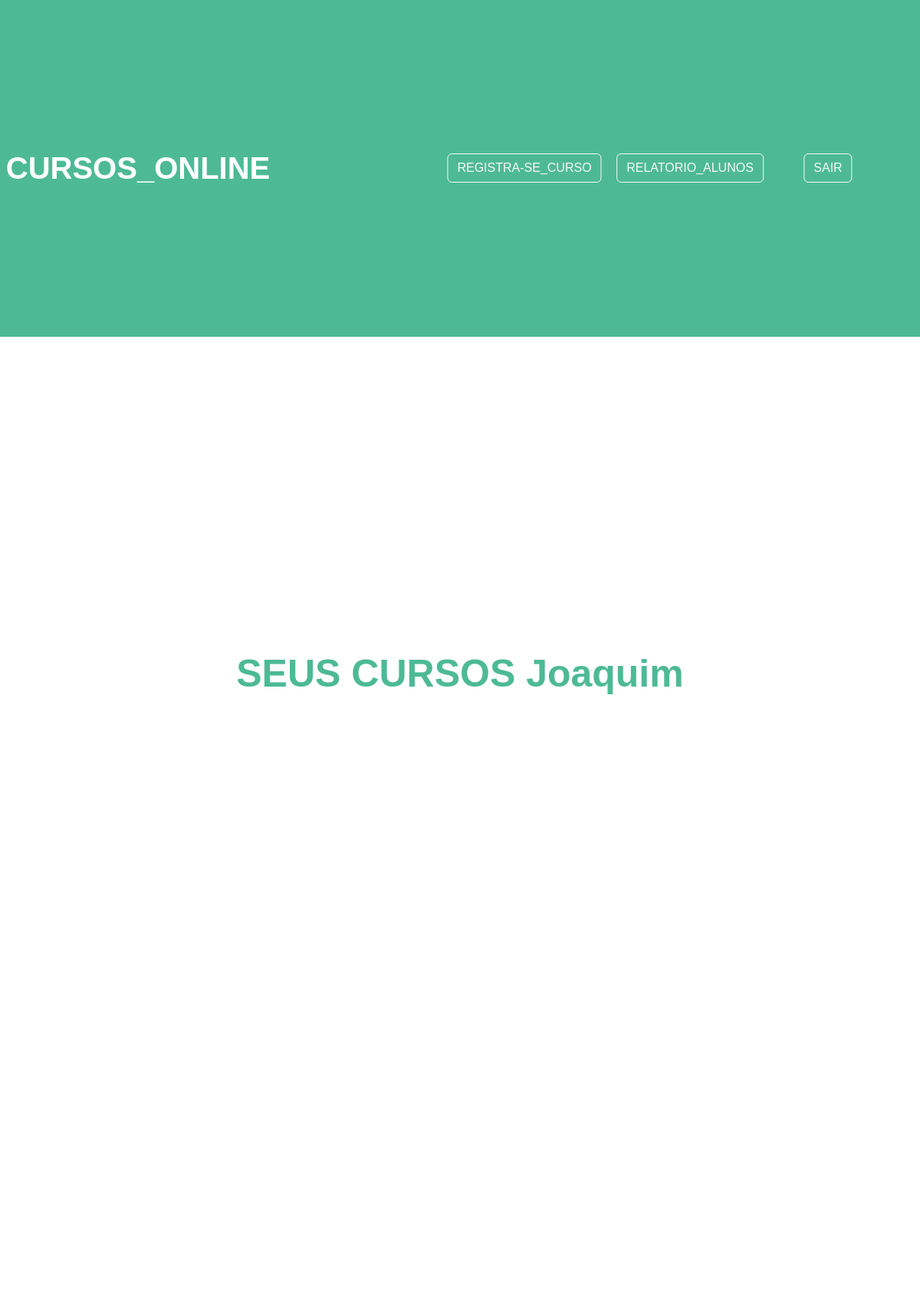
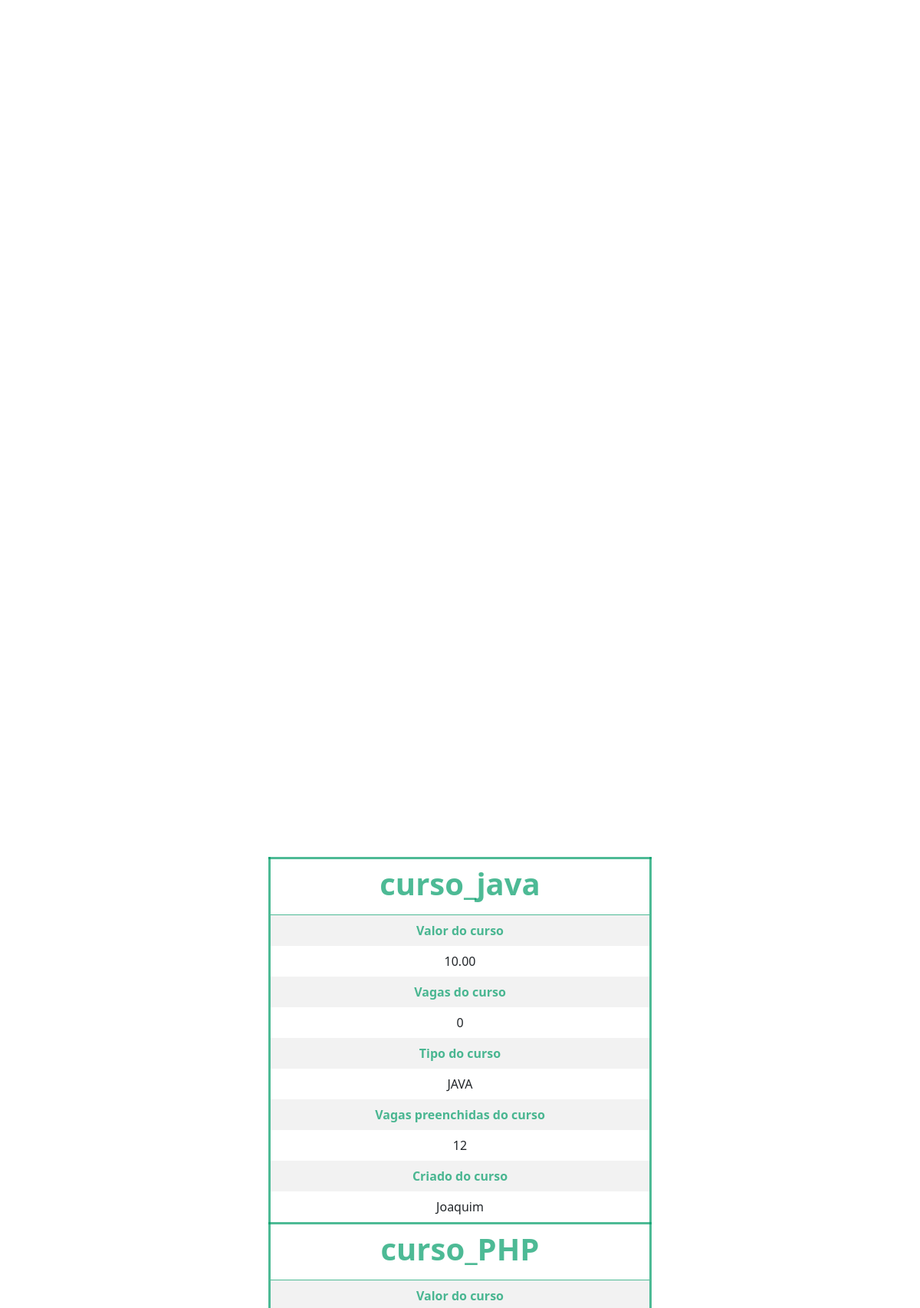
Page /pagina_inicial_adm.php (signed in, upper part) on the committed database (2 pictures, top to bottom).
### tables this page shows
CREATE TABLE `adm` (
  `id_adm` int NOT NULL,
  `nome_adm` varchar(255) DEFAULT NULL,
  `email_adm` varchar(255) NOT NULL,
  `senha_adm` varchar(255) DEFAULT NULL
);

CREATE TABLE `curso` (
  `id_curso` int NOT NULL,
  `nome_curso` varchar(255) DEFAULT NULL,
  `valor_curso` varchar(255) DEFAULT NULL,
  `vagas_curso` varchar(255) DEFAULT NULL,
  `tipos_curso` varchar(255) DEFAULT NULL,
  `vagas_ocupadas` varchar(255) DEFAULT NULL,
  `id_adm` int DEFAULT NULL
);

### pagina_inicial_adm.php (the view, shortened to what this page needs)
<!DOCTYPE html>
<html lang="en">
<head>
    <link rel="stylesheet" href="css/pagina_inicial_adm.css">
    <link href="https://cdn.jsdelivr.net/npm/bootstrap@5.3.0-alpha1/dist/css/bootstrap.min.css" rel="stylesheet">
</head>
<body>
<div id="pdf">
<div id="box_menu">
        <center><h1 id="titulo_1"><b id="b">CURSOS_ONLINE</b></h1></center>
        <a href="relatorio.php"><button  class="btn btn-outline-light" id="login_2">RELATORIO_ALUNOS</button></li></a>
        <a href="formulario_curso.php"><button class="btn btn-outline-light" id="login_3">REGISTRA-SE_CURSO</button></li></a>
        <a href='back_and/close_adm.php'><button class='btn btn-outline-light' id='login_1'>SAIR</button></a>
        </div>
</body>
</html>
<?php
require_once "back_and/db_connect.php";
$email = $_SESSION["email_adm"];
$sql_2 = "SELECT * FROM adm WHERE email_adm = '$email'";
$result_1 = $connect->query($sql_2);
if($result_1->num_rows > 0)
{
    while($row = $result_1 -> fetch_assoc()){
    echo "<h1 id='txt'><b>SEUS CURSOS ".$row["nome_adm"]."</b></h1>";
    }
}
?>
<?php
require_once "back_and/db_connect.php";
$sql = "SELECT c.nome_curso, c.valor_curso, c.vagas_ocupadas, a.email_adm,
        c.tipos_curso, c.vagas_curso, a.nome_adm FROM curso as c, adm as a WHERE
        c.id_adm = a.id_adm and a.email_adm = '$email'";
$result = $connect->query($sql);
echo "<div id='box_tabela'>";
echo "<table  class='table table-striped' id='tabela'>";
if($result->num_rows > 0){
    while($row = $result -> fetch_assoc()){
        echo "<thead><tr><th><center><h1><b>".$row['nome_curso']."</b></h1></center></th></tr></thead>";
        echo "<tbody>
                     <tr><td><center><b>Valor do curso</b></center></td></tr>
                     <tr><td><center>".$row["valor_curso"]."</center></tr></td>
                     <tr><td><center><b>Vagas do curso</b></center></td></tr>
                     <tr><td><center>".$row["vagas_curso"]."</center></td></tr>
                     <tr><td><center><b>Tipo do curso</b></center></td></tr>
                     <tr><td><center>".$row["tipos_curso"]."</center></tr></td>
                     <tr><td><center><b>Vagas preenchidas do curso</b></center></td></tr>
                     <tr><td><center>".$row['vagas_ocupadas']."</center></td></tr>
                     <tr><td><center><b>Criado do curso</b></center></td></tr>
                     <tr><td><center>".$row["nome_adm"]."</center></td></tr>
              </tbody>";
    }
    echo "</table>";
    echo "</div>";
}
?>

### css/pagina_inicial_adm.css (style rules this page uses)
* { padding: 0; margin: 0; }
#box_menu { position: absolute; width: 100%; height: 10%; background-color: #009c67b2; color: white; font-family: Arial, Helvetica, sans-serif; text-align: center; align-items: center; }
#login_1 { position: absolute; top: 50%; left: 90%; transform: translate(-50%,-50%); }
#login_2 { position: absolute; top: 50%; left: 75%; transform: translate(-50%,-50%); }
#login_3 { position: absolute; top: 50%; left: 57%; transform: translate(-50%,-50%); }
#titulo_1 { position: absolute; top: 50%; left: 15%; transform: translate(-50%,-50%); color: white; font-family: Arial, Helvetica, sans-serif; padding: 10px; }

### pagina_inicial_adm.php (style rules this page uses)
#login_1 { position: absolute; top: 50%; left: 90%; transform: translate(-50%,-50%); }
#login_2 { position: absolute; top: 50%; left: 75%; transform: translate(-50%,-50%); }
#login_3 { position: absolute; top: 50%; left: 57%; transform: translate(-50%,-50%); }
#box_menu { position: absolute; width: 100%; height: 10%; background-color: #009c67b2; color: white; font-family: Arial, Helvetica, sans-serif; text-align: center; align-items: center; }
#box_tabela { position: absolute; top: 70%; left: 50%; transform: translate(-50%,-50%); border-radius: 15px; width: 500px; height: 500px; margin-left: auto; margin-right: auto; }
#tabela { position: fixed; width: 500px; height: 500px; border: 3px solid #009c67b2; border-radius: 15px; }
td { border: none; }
b { color: #009c67b2; }
#b { color: white; }
#txt { position: absolute; top: 20%; left: 50%; transform: translate(-50%,-50%); font-family: Arial, Helvetica, sans-serif; font-size: 50px; color: #009c67b2; }
th { border: 3px solid #009c67b2; }

### rows in the picture
adm: nome_adm "Joaquim"
curso: nome_curso "curso_java", valor_curso "10.00", vagas_curso "0", tipos_curso "JAVA", vagas_ocupadas "12", id_adm.nome_adm "Joaquim"
curso: nome_curso "curso_PHP"
